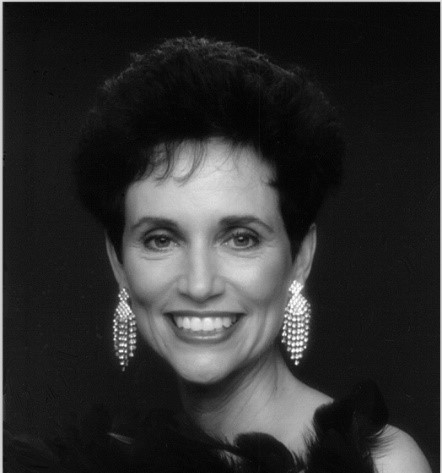
#> input picture 数字图像处理/woman.jpg, 442 x 473 px
$ python ImageProcessingTest2_imageArithmetic.py
#> lines starting #> are read from the running program, lines starting #| are printed output that depends on the picture
# -*- coding: utf-8 -*-
"""
Created on Thu Sep 22 20:11:14 2022

@author: 86182
"""
import cv2


def arithmetic():
    img = cv2.imread('woman.jpg', 0)
#> img is the input picture: shape (473, 442); min 0, max 255, mean 47.3
    img1 = cv2.add(img, 80)
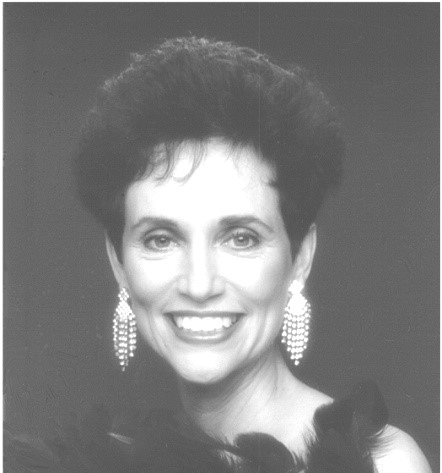
#> img1: shape (473, 442); min 80, max 255, mean 126.1
    img2 = cv2.subtract(img, 80)
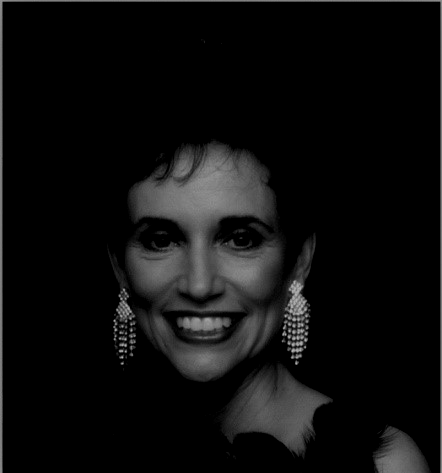
#> img2: shape (473, 442); min 0, max 175, mean 14.4
    img3 = cv2.multiply(img, 1.5)
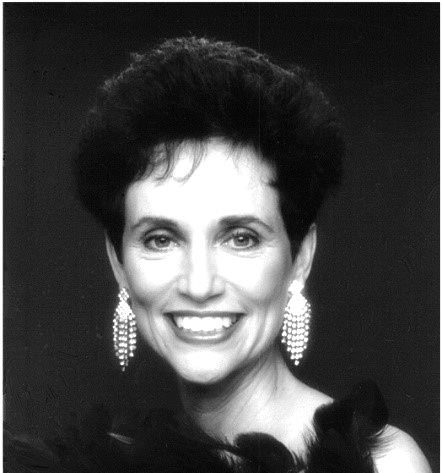
#> img3: shape (473, 442); min 0, max 255, mean 68.8
    cv2.imshow('img', img)
    cv2.imshow('add', img1)
    cv2.imshow('subtract', img2)
    cv2.imshow('multiply', img3)
    cv2.waitKey(0)
    cv2.destroyAllWindows()


if __name__ == '__main__':
    arithmetic()
